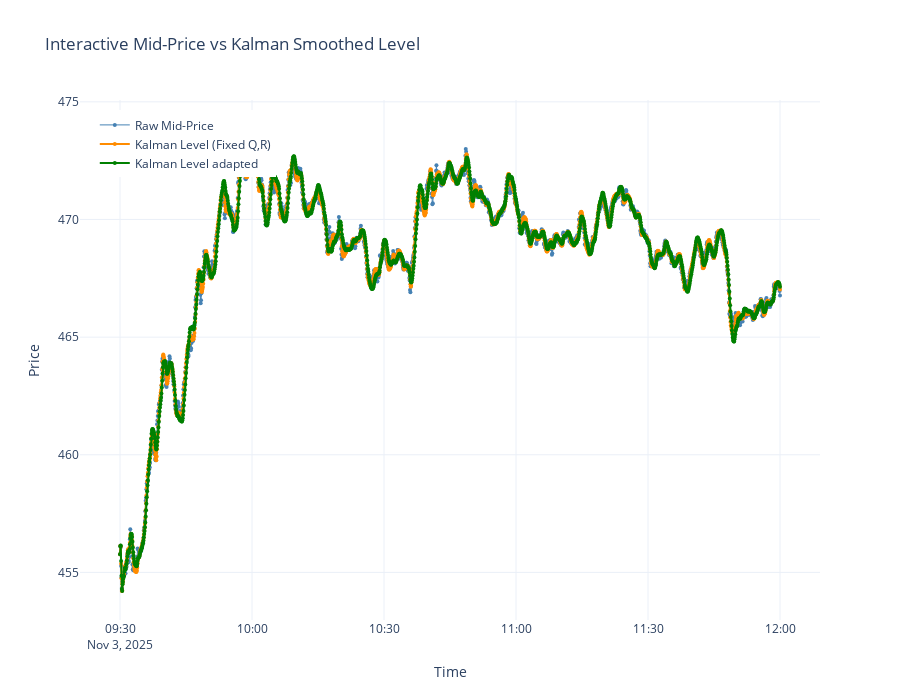

Write notebook code for a chart like this one.
### Code cell
# Plot up to step 6

start = '2025-11-03 09:30:00-05:00'
end   = '2025-11-03 12:00:00-05:00'
df_range = df[(df.index >= start) & (df.index <= end)]

# Select a smaller window to keep it fast and readable
window = 1000  # number of points
df_sample = df.iloc[:window]

fig = go.Figure()

fig.add_trace(go.Scatter(
    x=df_range.index, y=df_range['Mid'],
    mode='lines+markers',  # show both lines and dots
    name='Raw Mid-Price',
    line=dict(color='steelblue', width=1),
    marker=dict(size=4, color='steelblue')  # small dots
))


fig.add_trace(go.Scatter(
    x=df_range.index,
    y=df_range['KF_level_fixed'],
    mode='lines+markers',  # show both lines and dots
    name='Kalman Level (Fixed Q,R)',
    line=dict(color='darkorange', width=2),
    marker=dict(size=4, color='darkorange')  # small dots
))

fig.add_trace(go.Scatter(
    x=df_range.index,
    y=df_range['KF_level_adapt'],
    mode='lines+markers',  # show both lines and dots
    name='Kalman Level adapted',
    line=dict(color='green', width=2),
    marker=dict(size=4, color='green')  # small dots
))


fig.update_layout(
    title='Interactive Mid-Price vs Kalman Smoothed Level',
    xaxis_title='Time',
    yaxis_title='Price',
    # hovermode='x unified',
    template='plotly_white',
    # legend=dict(x=0.01, y=0.99)
    legend=dict(x=0.02, y=0.98),
    height=700,
    # width=1000,
    # template='plotly_white',
    hovermode='x unified'
)

fig.show()

### Figure 1 — Plotly figure (JSON) as saved in the notebook; plotly's stock layout.template omitted (floating-point values rounded to 4 significant figures; data arrays with more than 128 entries replaced by an {"elided": "..."} marker saying what was removed)
{"data": [{"line": {"color": "steelblue", "width": 1}, "marker": {"color": "steelblue", "size": 4}, "mode": "lines+markers", "name": "Raw Mid-Price", "type": "scatter", "x": {"elided": "1801 str values"}, "y": {"elided": "1801 float values"}}, {"line": {"color": "darkorange", "width": 2}, "marker": {"color": "darkorange", "size": 4}, "mode": "lines+markers", "name": "Kalman Level (Fixed Q,R)", "type": "scatter", "x": {"elided": "1801 str values"}, "y": {"elided": "1801 float values"}}, {"line": {"color": "green", "width": 2}, "marker": {"color": "green", "size": 4}, "mode": "lines+markers", "name": "Kalman Level adapted", "type": "scatter", "x": {"elided": "1801 str values"}, "y": {"elided": "1801 float values"}}], "layout": {"height": 700, "hovermode": "x unified", "legend": {"x": 0.02, "y": 0.98}, "title": {"text": "Interactive Mid-Price vs Kalman Smoothed Level"}, "xaxis": {"title": {"text": "Time"}}, "yaxis": {"title": {"text": "Price"}}}}
